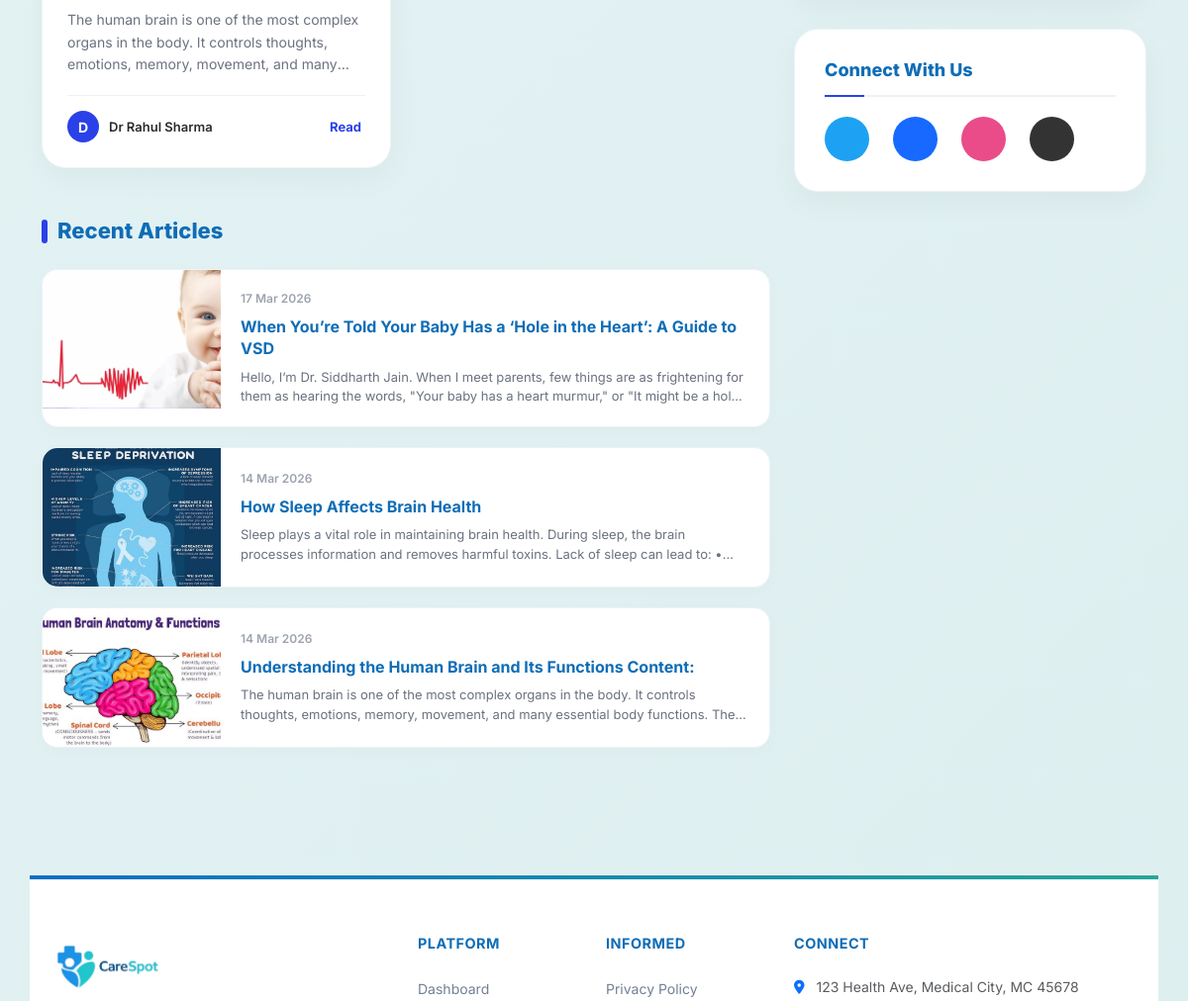
Page /patientDashboard/ (signed in, middle part) on the earlier database version.
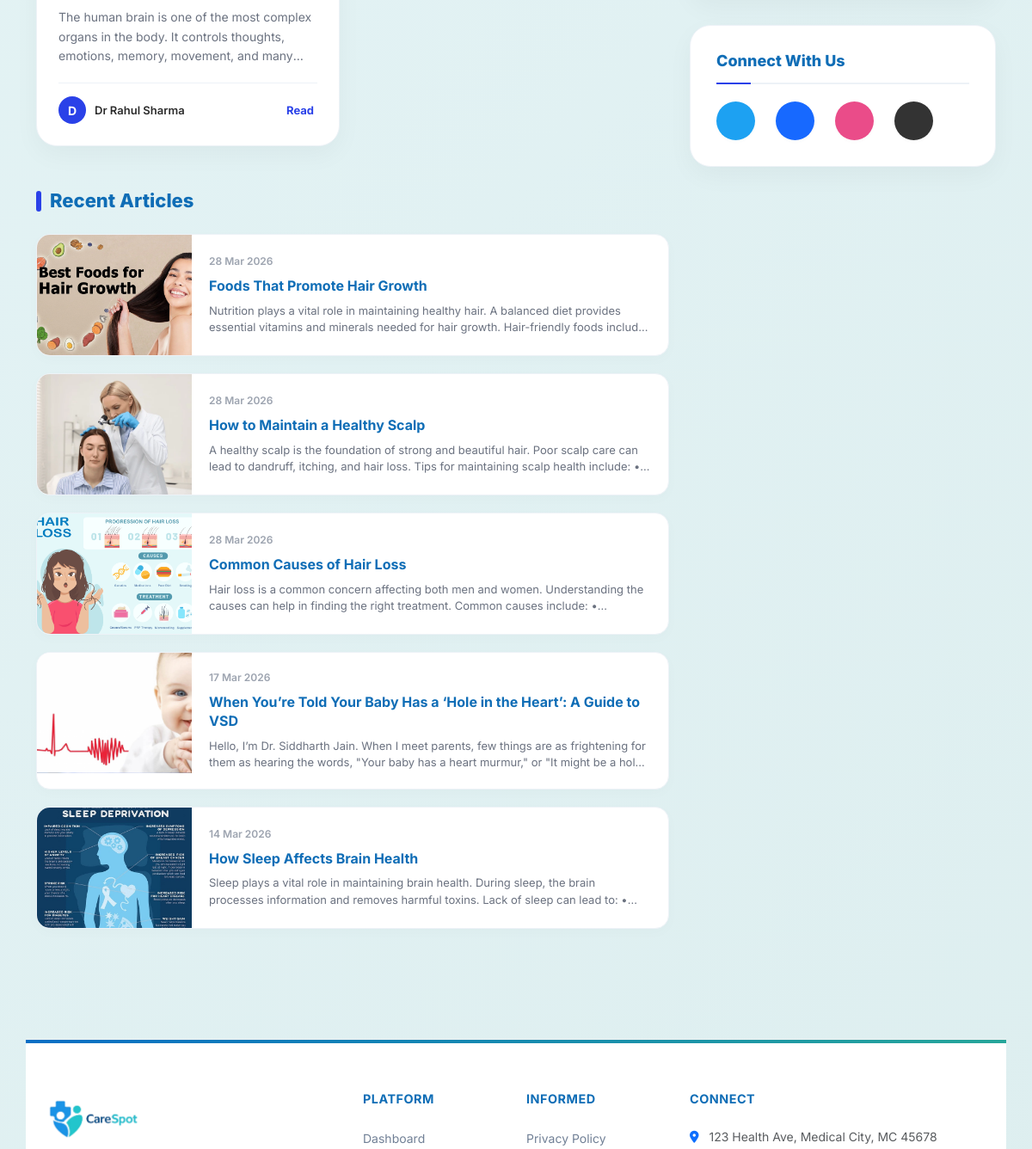
Same page on the later database version.
### user/models.py (models this page shows, shortened)
class tblDoctorPost(models.Model):
    doctorPostID=models.AutoField(primary_key=True)
    doctorID=models.ForeignKey(tblDoctor,on_delete=models.CASCADE)
    title=models.TextField(max_length=100)
    description=models.TextField(max_length=500)
    thumbnail=models.ImageField(upload_to='images/')
    createDT=models.DateTimeField(auto_now_add=True)

class tblDoctor(models.Model):
    doctorID=models.AutoField(primary_key=True)
    userID=models.ForeignKey(tblUser,on_delete=models.CASCADE)
    displayName=models.TextField(max_length=50)
    displayContact=models.TextField(max_length=15)
    bio=models.TextField(max_length=500)
    subcategoryID=models.ForeignKey(tblSubcategory,on_delete=models.CASCADE)
    displayAddress=models.TextField(max_length=100)
    yearOfExperience=models.IntegerField()
    licenseNo=models.TextField(max_length=50)
    documents=models.FileField(upload_to='doctor_documents/')
    mode=models.IntegerField(default=1)
    consultationFees=models.DecimalField(max_digits=10, decimal_places=2, default=500.00)
    approval_status = models.CharField(max_length=20, default='pending', choices=[('pending', 'Pending'), ('approved', 'Approved'), ('rejected', 'Rejected')])

### user/views.py (the view)
# urls.py: path('patientDashboard/',views.patientDashboard,name='patientDashboard'),
def patientDashboard(request):
    if 'user_id' not in request.session:
        return redirect('Login')
    user_id = request.session.get('user_id')
    is_following_anyone = False
    blogs = tblDoctorPost.objects.none()
    if user_id:
        user = tblUser.objects.filter(userID=user_id).first()
        if user:
            followed_doctor_ids = tblFollow.objects.filter(userID=user).values_list('doctorID', flat=True)
            if followed_doctor_ids.exists():
                is_following_anyone = True
                blogs = tblDoctorPost.objects.filter(doctorID__in=followed_doctor_ids).order_by('-createDT')
            else:
                is_following_anyone = False
                blogs = tblDoctorPost.objects.none()
    else:
        blogs = tblDoctorPost.objects.none()
    data = {
        'blogs': blogs,
        'is_following_anyone': is_following_anyone,
        'recent_posts': tblDoctorPost.objects.all().order_by('-createDT')[:5]
    }
    return render(request, 'patient_dashboard.html', data)

### user/templates/patient_dashboard.html (shortened to what this page needs)
{% extends 'patient_base.html' %}
{% block content %}
<div class="section feed-section">
  <div class="container">
    <div class="row">
      <div class="col-xl-8 col-lg-8">
        {% if blogs %}
          <div class="blog-grid">
            {% for blog in blogs %}
              <a href="{% url 'patientPostDetails' blog.doctorPostID %}" class="blog-card">
                <div class="blog-card-content">
                  <p class="blog-card-desc">{{blog.description}}</p>
                  <div class="blog-card-footer">
                    <div class="doctor-info">
                      <div class="doctor-avatar">
                        {{blog.doctorID.displayName|make_list|first|upper}}
                      </div>
                      <span class="doctor-name">{{blog.doctorID.displayName}}</span>
                    </div>
                    <div class="read-more-btn">
                      Read
                    </div>
                  </div>
                </div>
              </a>
            {% endfor %}
          </div>
        {% endif %}
        {% if recent_posts %}
          <div class="margin-top-60 margin-bottom-60">
            <h3 class="recent-posts-header">Recent Articles</h3>
            <div class="recent-post-list">
              {% for post in recent_posts %}
                <a href="{% url 'patientPostDetails' post.doctorPostID %}" class="recent-post-card">
                  <div class="recent-post-img">
                    {% if post.thumbnail %}
                      <img src="{{post.thumbnail.url}}" alt="" />
                    {% else %}
                      <img src="/static/images/blog-01a.jpg" alt="" onerror="this.src='/static/images/blog-02a.jpg';" />
                    {% endif %}
                  </div>
                  <div class="recent-post-body">
                    <span class="recent-post-date"> {{post.createDT|date:"d M Y"}}</span>
                    <h4 class="recent-post-title">{{post.title}}</h4>
                    <p class="recent-post-desc">{{post.description}}</p>
                  </div>
                </a>
              {% endfor %}
            </div>
          </div>
        {% endif %}
      </div>
      <div class="col-xl-4 col-lg-4 content-left-offset">
        <div class="sidebar-wrapper">
          <div class="premium-sidebar-widget">
            <h3>Connect With Us</h3>
            <div class="social-circles">
              <a href="#" title="Twitter" class="social-circle social-twitter"></a>
              <a href="#" title="LinkedIn" class="social-circle social-behance"></a>
              <a href="#" title="Instagram" class="social-circle social-dribbble"></a>
              <a href="#" title="Facebook" class="social-circle social-github"></a>
            </div>
          </div>
        </div>
      </div>
    </div>
  </div>
</div>
{% endblock %}

Differences in the rows shown:
no longer on one of the page's lists (row unchanged): tblDoctorPost: createDT "14 Mar 2026", title "Understanding the Human Brain and Its Functions Content:", description "The human brain is one of the most complex organs in the body. It controls thoughts, emotions, memory, movement, and many essential body functions.…"
added tblDoctorPost: thumbnail (picture), createDT "28 Mar 2026", title "Foods That Promote Hair Growth", description "Nutrition plays a vital role in maintaining healthy hair. A balanced diet provides essential vitamins and minerals needed for hair growth. Hair-friendly foods…", shown under "Recent Articles"
added tblDoctorPost: thumbnail (picture), createDT "28 Mar 2026", title "How to Maintain a Healthy Scalp", description "A healthy scalp is the foundation of strong and beautiful hair. Poor scalp care can lead to dandruff, itching, and hair loss. Tips for maintaining scalp health include:…", shown under "Recent Articles"
added tblDoctorPost: thumbnail (picture), createDT "28 Mar 2026", title "Common Causes of Hair Loss", description "Hair loss is a common concern affecting both men and women. Understanding the causes can help in finding the right treatment. Common causes include:…", shown under "Recent Articles"
